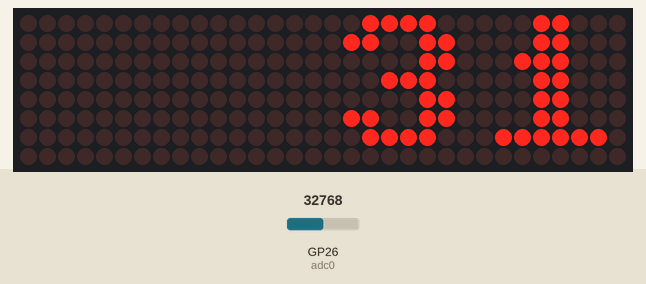
Simulated run of this program. Board: Raspberry Pi Pico running MicroPython. Parts: 32×8 LED matrix. The inputs (shaded band) are chosen by the test bench; at power-on: GP26 (adc0) = 32768 (analog values on the 0–65535 scale). Library files of the repository ran but are not shown: max7219.py.

Above: at 1.2 s.
1.3 s: GP26 (adc0) set to 7864
At 3.02 s:
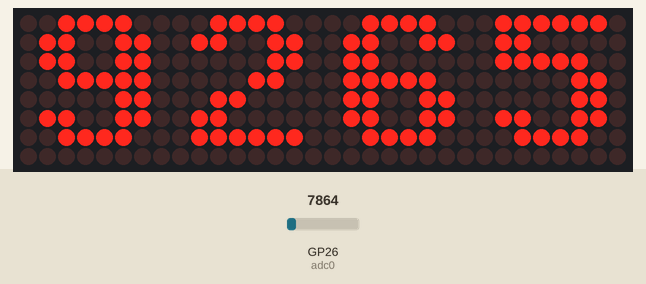
4.4 s: GP26 (adc0) set to 0
At 8.69 s:
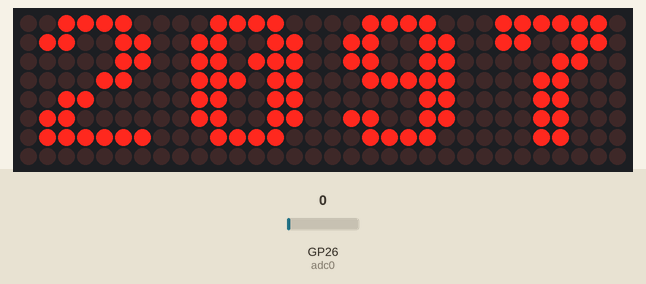

The program:

_main.py
```python
# rename this to main.pi for start at power on
# !! Caution: you may need to reinstall the whole python
# !! installation and loose all files stored on the Pi Pico
# !!
from get_pi import get_pi

get_pi() # run ticker
```

get_pi.py
```python
import max7219                      # display controller library
from machine import Pin, ADC, SPI   # pico hardware interfaces
from time import sleep
from gospers_pi import gospers_pi   # Pi generator function

def get_pi():
    pi = gospers_pi()   # get generator instance

    # setup SPI interface pins
    spi = SPI(0, baudrate=10000000, polarity=1, phase=0, sck=Pin(2), mosi=Pin(3))

    ss = Pin(5, Pin.OUT)    #optional ticker speed potentiometer out
    adc0 = ADC(0)           #potentiometer analog input

    #initialize 4 chained max7219 modules
    display = max7219.Matrix8x8(spi, ss, 4)
    display.brightness(1)   # display brightness (1-15)
    display.fill(0)         # clear display
    display.show()          # draw display

    tx = ' '*4              # setup digits to display

    while True:
        value = adc0.read_u16() # read speed potentiometer

        display.fill(0)         # clear display
        tx=tx[1:]               # remove first digit
        tx += str(next(pi))     # add next digit as last
        display.text(tx,0,0)    # store all digits
        display.show()          # update display
        sleep(.1 + value/65535) # pause scrolling
```

gospers_pi.py
```python
def gospers_pi():
    q,r,t,n,i = 1,0,1,8,1
    while True:
        if n == (q*(675*i-216)+125*r)//(125*t):
            yield n
            q,r = 10*q,10*r-10*n*t
        else:
            q,r,t,i = i*(2*i-1)*q,3*(3*i+1)*(3*i+2)*((5*i-2)*q+r),3*(3*i+1)*(3*i+2)*t,i+1
        n = (q*(27*i-12)+5*r) // (5*t)
```

Measured:
- what the display in image 0 shows lasts 0.6 s, from 0.6 s to 1.2 s
